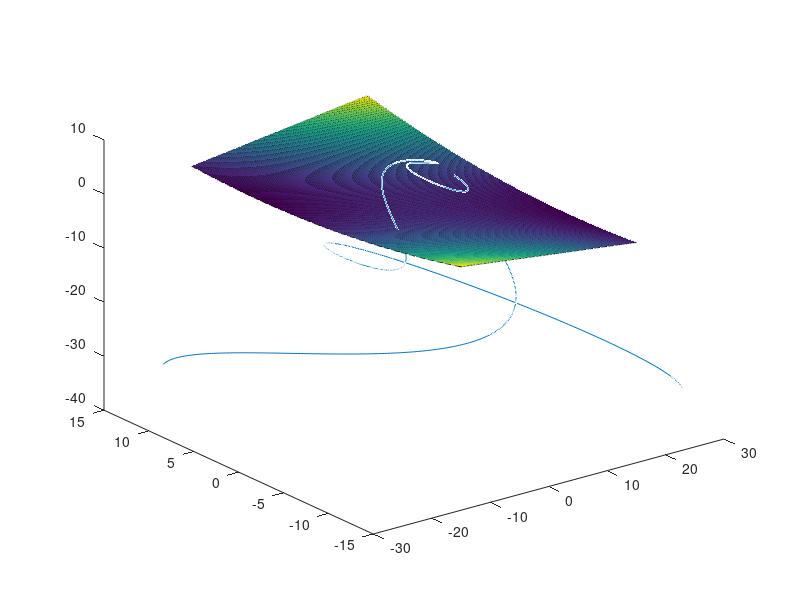

This figure's MATLAB source:
% 20 december - Johan (921220)
% 28 juni - Viktor (920628)

p1 = (1 + 0) / 2;
p2 = (2 + 6) / 2;
p3 = (2 + 2) / 2;
p4 = (0 + 8) / 2;

a1 = p3 - p1;
a2 = p1 + 1;
a3 = p3 + 6;
a4 = 4 - p4;
a5 = 5 - p4;
a6 = p2 + p4;
a7 = p1 + p2 + p3 + p4;

% v(t) = (4*t*cos(t) + a1, 2*t*sin(2*t - a2), a3 - t.^2);
% f(x, y) = (a4*x.^2 + a5*y.^2 + x*y + 10*a6) / (10*a7);

vt = @(t) [4.*t.*cos(t) + a1, 2.*t.*sin(2.*t - a2), a3 - t.^2];
fxy = @(x, y) (a4.*x.^2 + a5.*y.^2 + x.*y + 10.*a6) / (10.*a7);

r = -2*pi:0.01:2*pi;
plot3(4.*r.*cos(r) + a1, 2.*r.*sin(2.*r - a2), a3 - r.^2); 
hold on; % Also write the mesh to the same graph

%y = [(a4.*x.^2 + a5.*y.^2 + x.*y + 10.*a6) / (10.*a7)]
%area(r, y)

[rx, ry] = meshgrid(-15:0.1:15, -15:0.1:15);
rz = (a4*rx.^2 + a5*ry.^2 + rx.*ry + 10*a6) / (10*a7);
surf(rx, ry, rz);

skar = @(t) (2*t*sin(2*t - 1.5))*((2*t*sin(2*t - 1.5)) + (4*t*cos(t)+1.5)) + 105*t.^2 - 920;